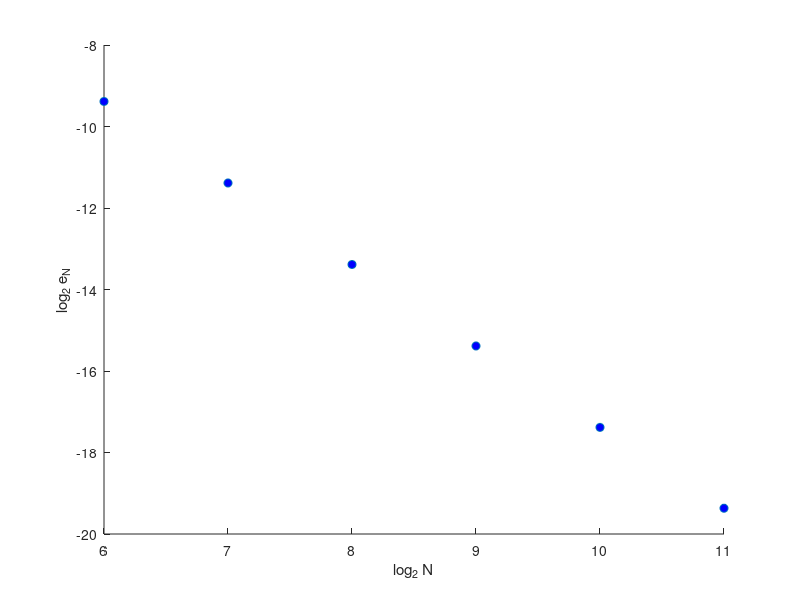

Here is the MATLAB script that generated this plot:
x=[6,7,8,9,10,11];
y=[1.495089e-03,3.736385e-04,9.340787e-05,2.335888e-05,5.848799e-06,1.477849e-06];
y=log2(y);
scatter(x,y,'markerfacecolor',[0,0,1]);
xlabel('log_2 N');
ylabel('log_2 e_N');
p=polyfit(x,y,1);
fprintf('k=%e\n', p(1));